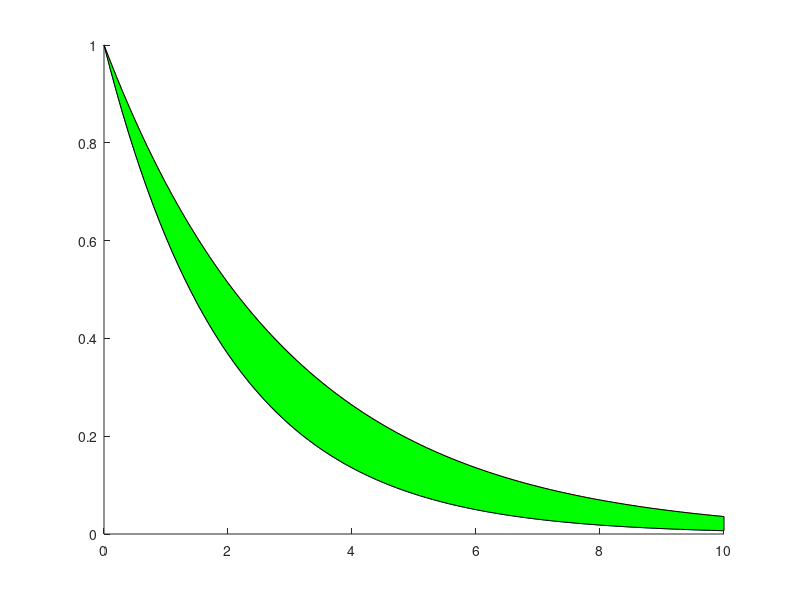

Source code (MATLAB):
x=0:0.1:10;
y1=exp(-x/2);
y2=exp(-x/3);
y3=4;
figure
hold all
plot(x,y1)
plot(x,y2)
%plot(x,y3)
patch([x fliplr(x) ], [y1 fliplr(y2) ], 'g')
hold off